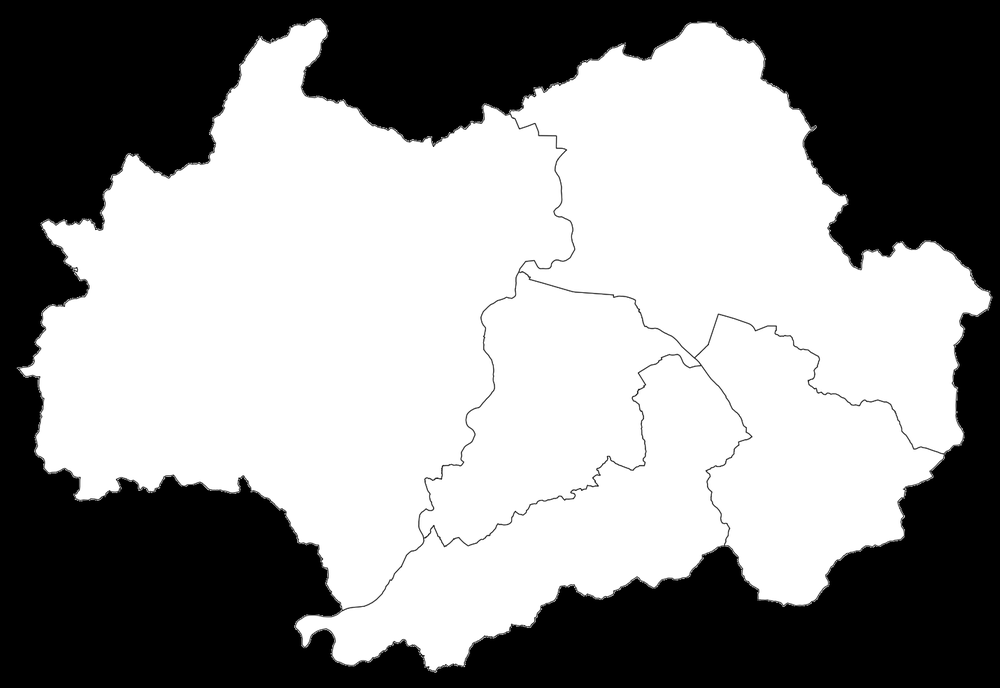
#> input picture korea_b.png, 1000 x 688 px, shrunk from 1430 x 984 before the run
$ python coords.py
#> lines starting #> are read from the running program, lines starting #| are printed output that depends on the picture; after the words box and inside, x2 and y2 are one past the last pixel; in counts of white or black regions, pixels touching at a corner belong together
import cv2
import numpy as np
import sys


class coords:
    def __init__(self) -> None:
        pass

    def extract(imgpath):
        # 원본 이미지 불러오기
#> called with imgpath = 'korea_b.png'
        origin_img = cv2.imread(imgpath)
#> origin_img is the input picture: shape (688, 1000, 3); min 0, max 255, mean 147.2
        # 작업할 이미지 불러오기
        img = cv2.imread(imgpath)

        # 이미지 그레이 전환
        imgray = cv2.cvtColor(img, cv2.COLOR_RGB2GRAY)

        # 흑과 백으로 임계(threshold) 분할
        test, thresh = cv2.threshold(imgray, 127, 255, 0)
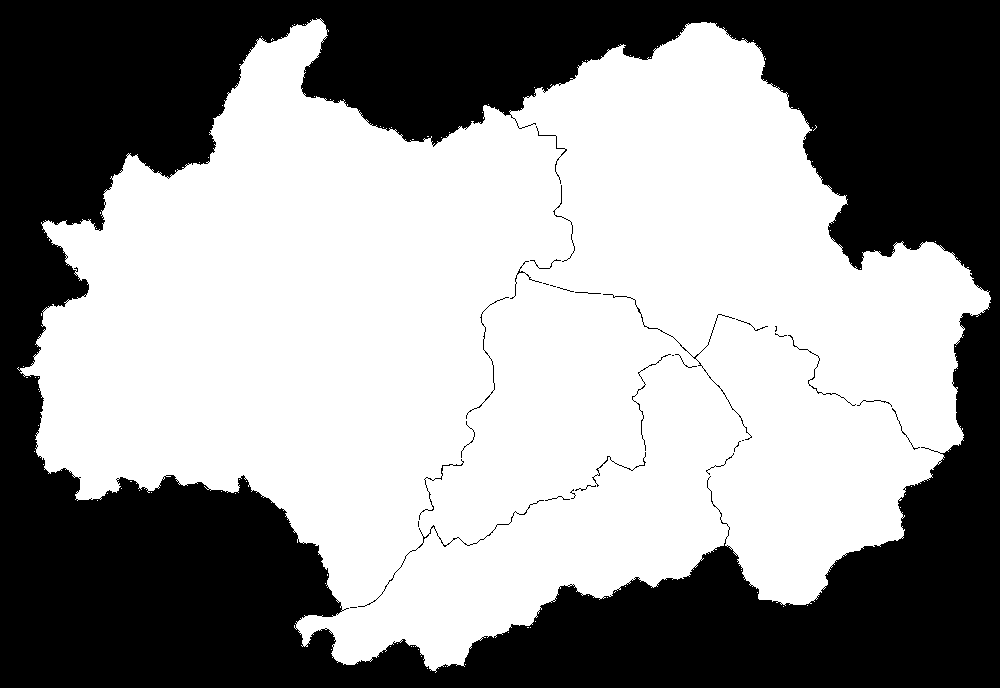
#> thresh: shape (688, 1000); 57.6% white; 32 black regions (11 under 20 px)
        contours, hierarchy = cv2.findContours(
            thresh, cv2.RETR_LIST, cv2.CHAIN_APPROX_NONE)     # contour(외곽선)를 찾아냄.(연속된 좌표점)
#> contours = 879 contours, 852 with area under 20; largest, box (x1, y1, x2, y2) and area: (17, 18, 991, 673) 396131, (440, 463, 454, 477) 46, (537, 130, 557, 137) 44, (555, 135, 566, 150) 42, (559, 184, 563, 206) 41

        # contour(외곽선)을 그림, 검은색(0, 0, 0), 두께 1로 // 경계 나누기용
        cv2.drawContours(img, contours, -1, (0, 0, 0), 1)
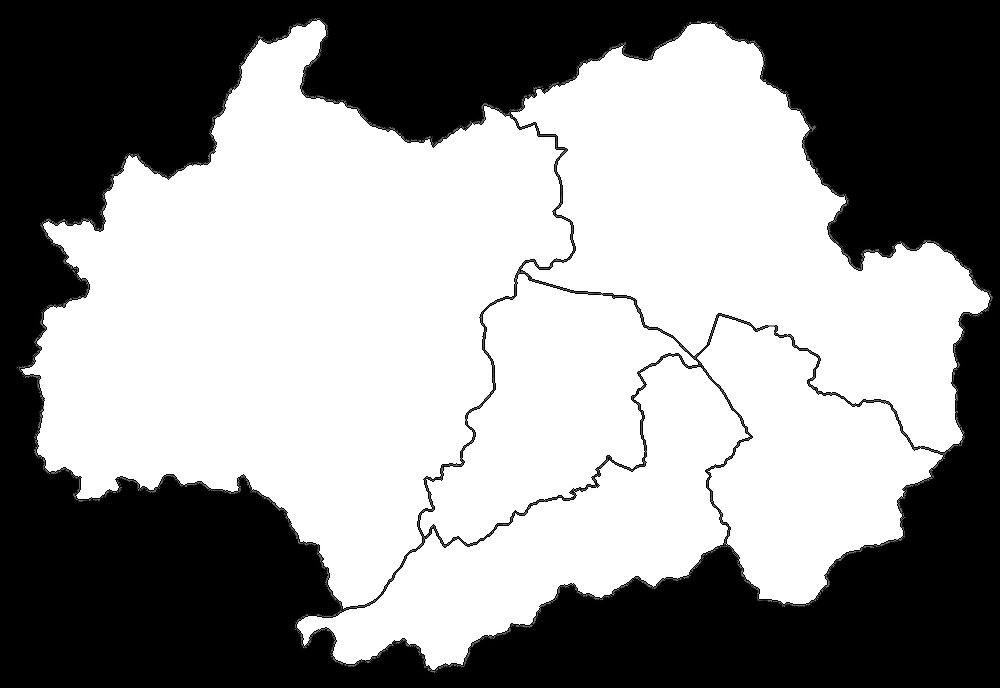
#> img: shape (688, 1000, 3); 1.17% of pixels changed, all inside (x1, y1, x2, y2) = (17, 18, 991, 673)

        imgray = cv2.cvtColor(img, cv2.COLOR_RGB2GRAY)
        # 흑과 백으로 임계(threshold) 분할
        test, thresh = cv2.threshold(imgray, 127, 255, 0)
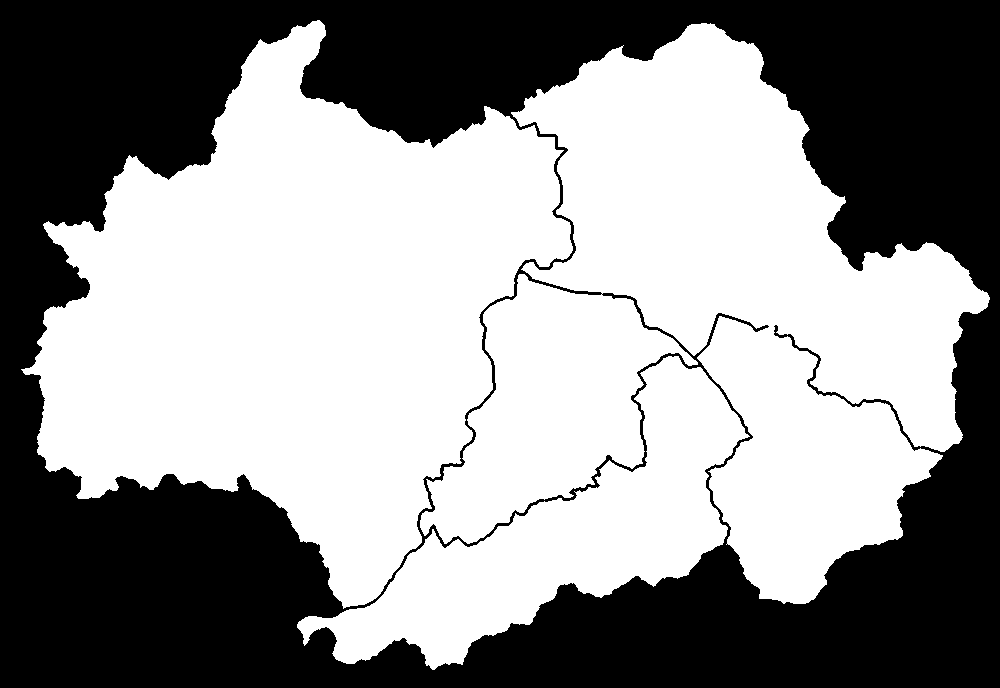
#> thresh: shape (688, 1000); 56.4% white; 1 black region
        contours, hierarchy = cv2.findContours(
            thresh, cv2.RETR_CCOMP, cv2.CHAIN_APPROX_NONE)     # contour(외곽선)를 찾아냄.(연속된 좌표점)
#> contours = 3 contours; box (x1, y1, x2, y2) and area: (21, 20, 573, 609) 173424, (420, 23, 990, 604) 165419, (297, 356, 750, 670) 45776

        # 원본 이미지에 contour(외곽선)을 그림, 빨간색(0, 0, 255), 두께 1로 -- 확인용
        cv2.drawContours(origin_img, contours, -1, (0, 0, 255), 1)
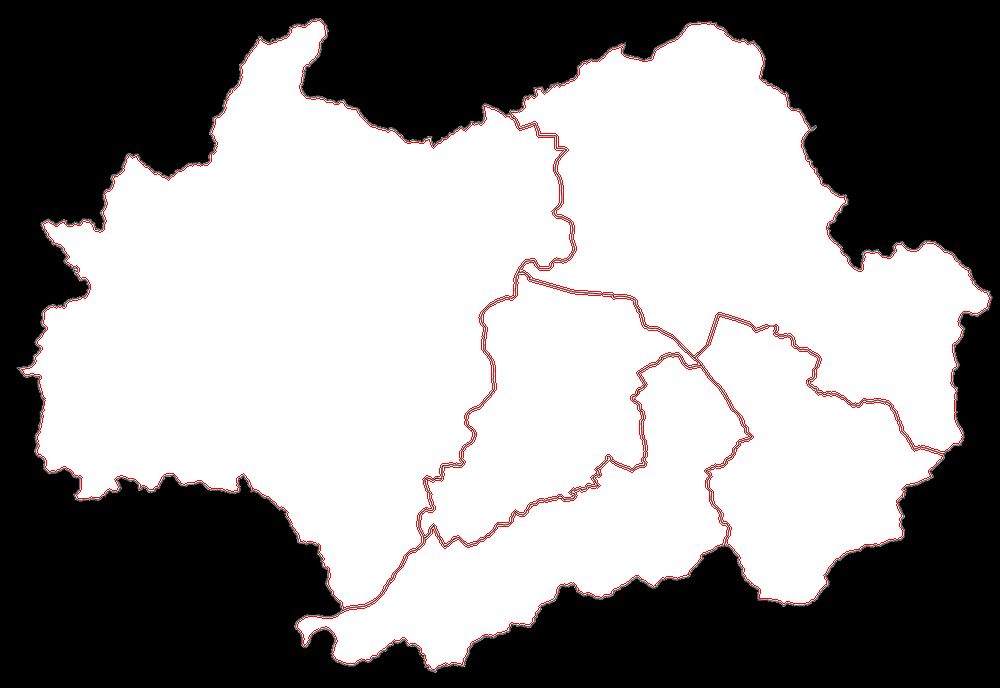
#> origin_img: shape (688, 1000, 3); 1.02% of pixels changed, all inside (x1, y1, x2, y2) = (21, 20, 990, 670)

        # 이미지 출력
        cv2.imshow('result', origin_img)
        # 아무키나 누르면
        cv2.waitKey(0)
        # 모든창 닫기
        cv2.destroyAllWindows()

        result = list(contours)
#> result has the same summary as contours
        result.sort(key=len)
        result.reverse()

        return result

    def printhtml(contours, n=1):
        # 좌표 생략 계수 default는 1이며 n을 함께 입력시 좌표의 갯수가 n분의 1로 줄어든다
        num = n
        # ---------------- 완성된 contours로 html 파일 제작 -----------------
        f = open('result.html', 'w')
        f.write('''<!DOCTYPE html>
<html>
<head></head>
<body>
<img src="''' + imgpath + ''' "usemap = "#test"/>
<map name="test">
''')
        f.close()
        sys.stdout = open('result.html', 'a')

        for i in range(len(contours)):
            # 작은 구역은 좌표를 출력하지 않고 PASS
            if len(contours[i]) < 10:
                continue
            else:
                # contours 간격을 n분의 1로 조정하여 출력
                arr = np.array(contours[i][0:len(contours[i]):num])
                # N차원의 contours 배열을 1차원으로 축소
                result = arr.ravel()
                print('<area shape=\"poly\" alt=\"\" title=\"' +
                      str(i+1) + '\" coords=\"')
                print(
                    *result, sep=",", end=",")                                            # 배열사이에 들어갈 문자를 지정한 뒤 출력
            # 첫번째 좌표를 마지막에 추가
                print(*result[0:2], sep=',', end="\"")
                print('''
href=""
target="_self" />''')
        sys.stdout.close()

        f = open('result.html', 'a')
        f.write('''
</map>
</body>
</html>''')
        f.close()

    def labeling(contours):
        alt = [len(contours)]

        return alt


# 이미지 경로 확장자까지 입력하기
imgpath = "korea_b.png"
contours = coords.extract(imgpath)
# 1은 좌표를 n분의 1로 줄이는 n변수
coords.printhtml(contours, 5)
#> the loop in printhtml, `for i in range(len(contours)):` made 3 passes

$ run again, with korea.png copied over korea_b.png
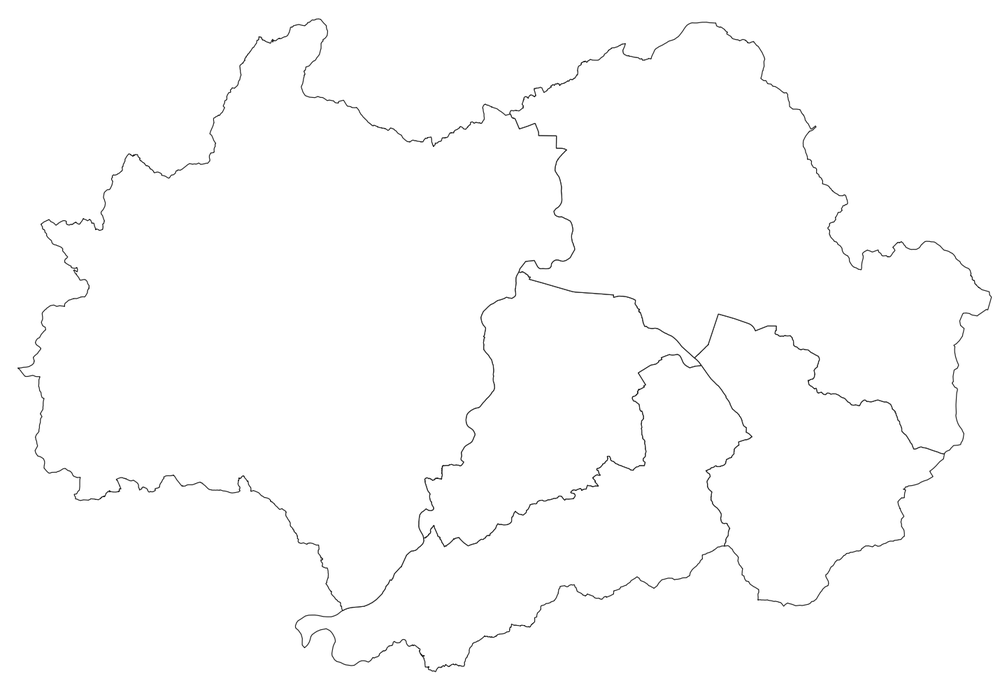
#> input picture korea.png, 1000 x 688 px, shrunk from 1430 x 984 before the run
#> in extract, origin_img is the input picture: shape (688, 1000, 3); min 8, max 255, mean 253
#> in extract, `contours, hierarchy = cv2.findContours( thresh, cv2.RETR_LIST, cv2.CHA..`: contours = 1897 contours, 1856 with area under 20; largest, box (x1, y1, x2, y2) and area: (0, 0, 1000, 688) 686313, (440, 463, 454, 477) 46, (537, 130, 557, 137) 44, (555, 135, 566, 150) 42, (559, 184, 563, 206) 41
#> in extract, `cv2.drawContours(img, contours, -1, (0, 0, 0), 1)`:
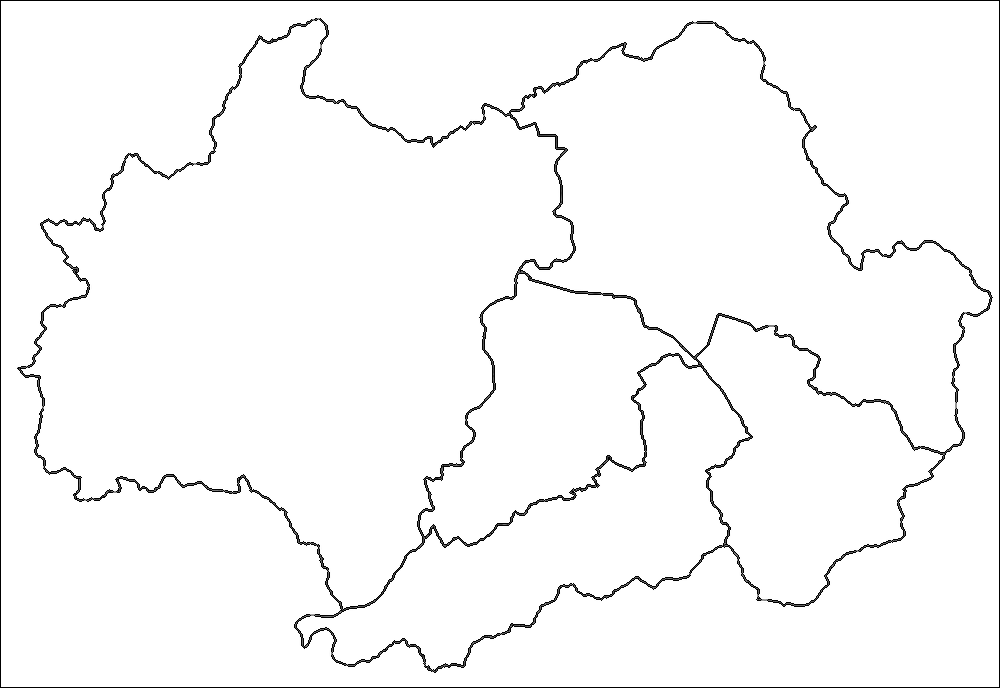
#> img: shape (688, 1000, 3); 1.99% of pixels changed, all inside (x1, y1, x2, y2) = (0, 0, 1000, 688)
#> in extract, `contours, hierarchy = cv2.findContours( thresh, cv2.RETR_CCOMP, cv2.CH..`: contours = 30 contours, 1 with area under 20; largest, box (x1, y1, x2, y2) and area: (1, 1, 999, 687) 682945, (313, 57, 770, 619) 7939, (759, 63, 994, 318) 1808, (773, 324, 966, 553) 1788, (299, 47, 487, 149) 1000
#> in extract, `cv2.drawContours(origin_img, contours, -1, (0, 0, 255), 1)`:
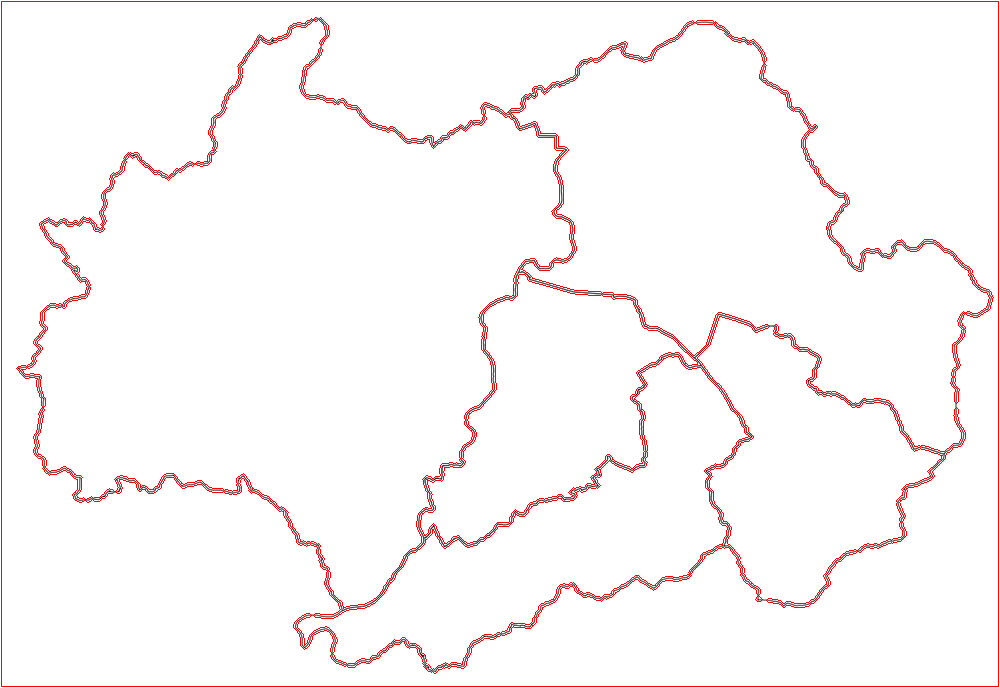
#> origin_img: shape (688, 1000, 3); 1.98% of pixels changed, all inside (x1, y1, x2, y2) = (1, 1, 999, 687)
#> in extract, `result = list(contours)`: result has the same summary as contours
#> the loop in printhtml, `for i in range(len(contours)):` made 30 passes
#> result on passes 28 to 30: [90, 497, 91, 500, 86, 501, 89, 497], [757, 596, 762, 599, 757, 601], [314, 18, 317, 20]
